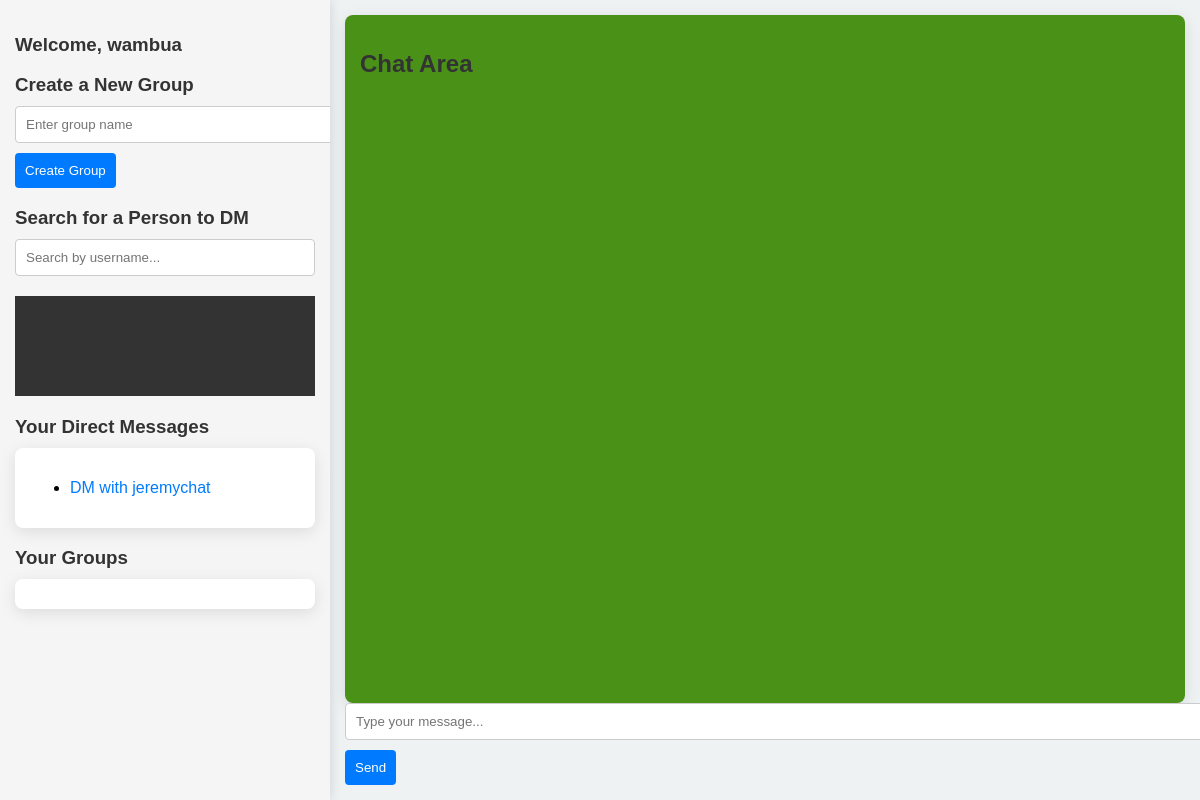
Before: /chat/home/ (signed in) with the older database file.
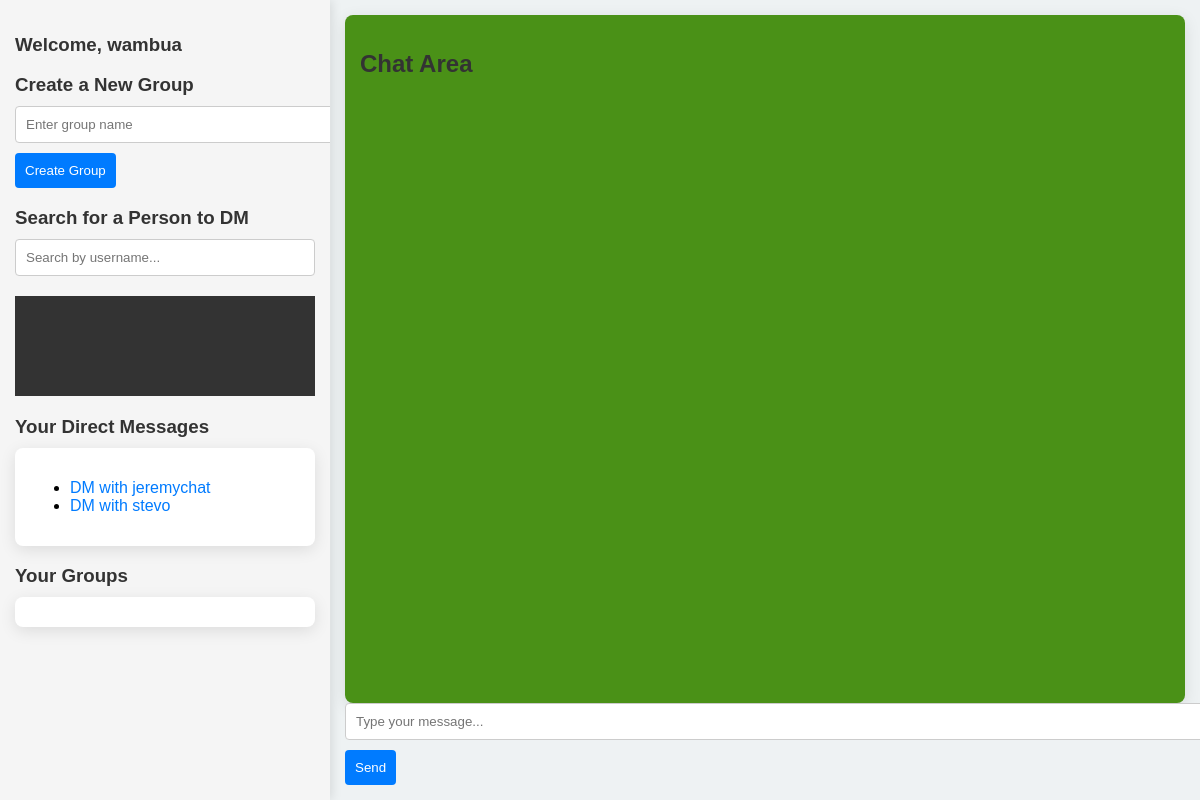
After: the same page with the newer database file.
### mainapp/models.py (models this page shows, shortened)
class CustomUser(AbstractUser):
    CATEGORY_CHOICES = [
        ('student', 'student'),
        ('mentor', 'mentor'),
    ]
    category = models.CharField(max_length=10, choices=CATEGORY_CHOICES)
    last_active = models.DateTimeField(null=True, blank=True)
    def __str__(self):
        return f"{self.username} ({self.get_category_display()})" #allows displaying the human readable label for the category instead of the database value

### mainapp/views.py (the view)
# urls.py: path("home/", views.home_view, name='home'),
@login_required
def home_view(request):
    user = request.user
    notifications = Notification.objects.filter(user=user, is_read=False)
    dms_as_sender = Message.objects.filter(sender=user)
    dms_as_recipient = Message.objects.filter(recipient=user)
    all_dms = chain(dms_as_sender, dms_as_recipient)
    unique_dm_users = {dm.sender if dm.recipient == user else dm.recipient for dm in all_dms}
    groups = Group.objects.prefetch_related('group_memberships__user').all()
    context = {
        'unique_dm_users': unique_dm_users,
        'notifications': notifications,
        'groups': groups,
    }
    print("Context data:", context)
    return render(request, 'mainapp/home.html', context)

### mainapp/templates/mainapp/home.html (shortened to what this page needs)
<!DOCTYPE html>
<html lang="en">
<head>
</head>
<body>
    <div class="main-container">
        <div class="left-section">
            <h3>Welcome, {{ request.user.username }}</h3>
            <div class="container">
                <div class="create-group">
                    <h3>Create a New Group</h3>
                    <form method="POST" action="{% url 'create_group' %}">
                        <input type="text" name="group_name" placeholder="Enter group name" required>
                        <button type="submit">Create Group</button>
                    </form>
                </div>
            </div>
            <div class="container search-users">
                <h3>Search for a Person to DM</h3>
                <input type="search" id="user-search" placeholder="Search by username..." onkeyup="searchUser()">
                <ul class="search-results" id="search-results"></ul>
            </div>
            <div class="container">
                <h3>Your Direct Messages</h3>
                <div class="card">
                    <ul id="dm-list">
                        {% for user in unique_dm_users %}
                            <li><a href="#" class="dm-link" data-username="{{ user.username }}">DM with {{ user.username }}</a></li>
                        {% endfor %}
                    </ul>
                </div>
            </div>
            <div class="container">
                <h3>Your Groups</h3>
                <div class="card">
                </div>
            </div>
        </div>
        <div class="right-section">
            <div class="chat-box">
                <h2>{% if receiver %}Chat with {{ receiver.username }}{% else %}Chat Area{% endif %}</h2>
            </div>
            <div>
                <input type="text" id="message-input" placeholder="Type your message...">
                <button onclick="sendMessage()">Send</button>
            </div>
        </div>
    </div>
</body>
</html>

Changed rows visible on the page:
now on this page (row edited): CustomUser: username "stevo"
